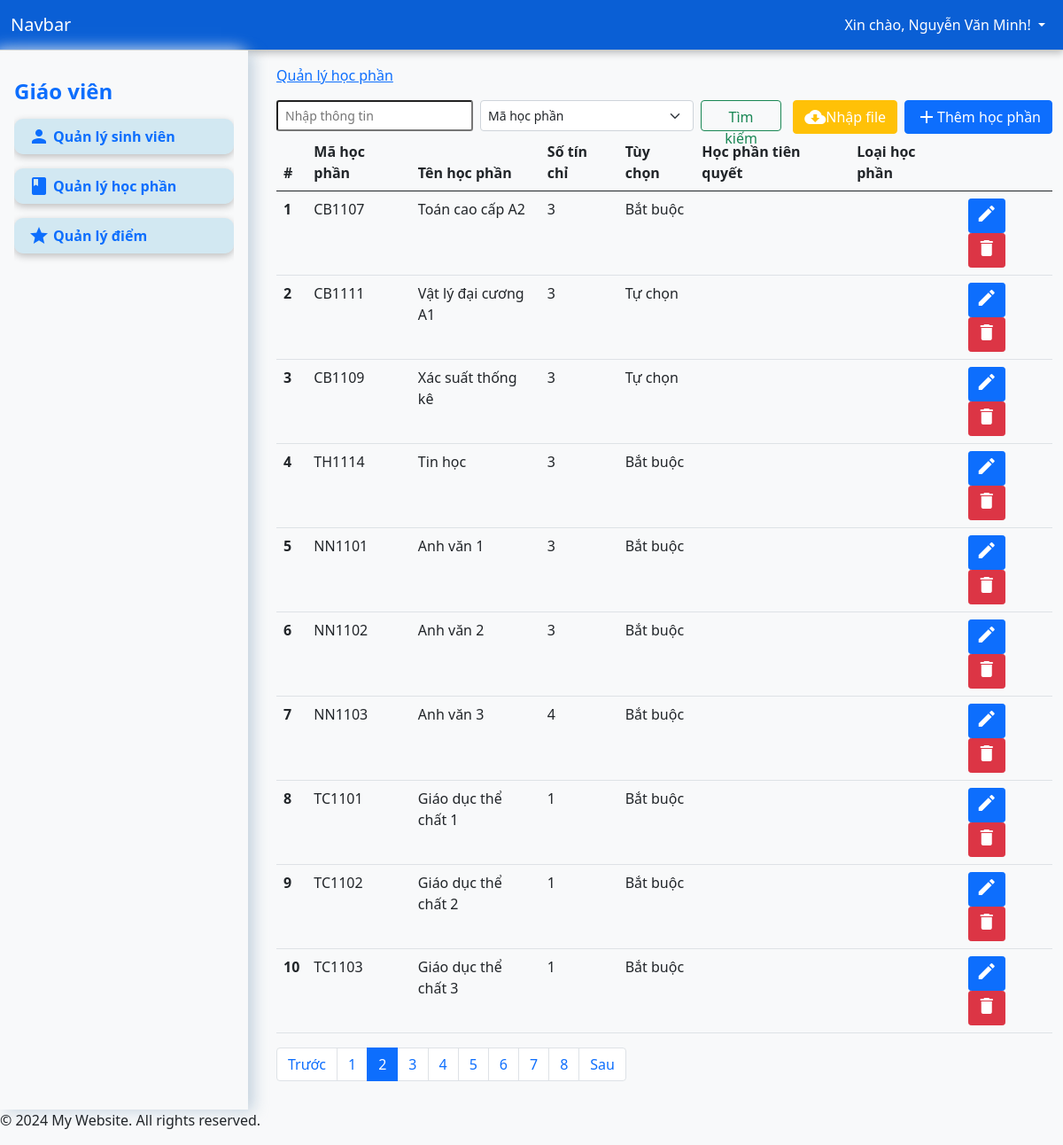
/?page=courses&num=2 (signed in), run on the app's committed database.
### tables this page shows
CREATE TABLE `courses` (
  `id` int(11) NOT NULL,
  `course_code` varchar(50) NOT NULL,
  `course_name` varchar(255) NOT NULL,
  `credits` int(11) NOT NULL,
  `optional` enum('Bắt buộc','Tự chọn') DEFAULT 'Bắt buộc',
  `accumulation` enum('Tích lũy','Không tích lũy') DEFAULT 'Tích lũy',
  `pre_course` varchar(50) DEFAULT NULL
);

### app/controller/CourseController.php (called while the page is built, shortened)
<?php
class CourseController
{
    private $conn;
    public function __construct($conn)
    {
        $this->conn = $conn;
    }
    public function index($limit, $offset)
    {
        $query = "SELECT c.*, pre_c.course_name AS pre_course_name FROM courses c LEFT JOIN courses pre_c ON c.pre_course = pre_c.course_code" . (($limit !== null && $offset !== null) ? " LIMIT $limit OFFSET $offset" : "");
        $result = mysqli_query($this->conn, $query);
        $courses = mysqli_fetch_all($result, MYSQLI_ASSOC);
        return $courses;
    }
    public function count()
    {
        $query = "SELECT COUNT(*) as total FROM courses";
        $result = mysqli_query($this->conn, $query);
        $row = mysqli_fetch_assoc($result);
        return $row['total'];
    }
}

### app/views/pages/courses.php (the view, shortened to what this page needs)
<?php
require_once "app/controller/CourseController.php";
$courseController = new CourseController($conn);
$page = isset($_GET['num']) ? (int)$_GET['num'] : 1;
$page = max($page, 1);
$limit = 10;
$offset = ($page - 1) * $limit;
$search = isset($_POST['search']) ? $_POST['search'] : '';
$search_by = isset($_POST['search_by']) ? $_POST['search_by'] : '';
$all_courses = $courseController->index(null,null);
if ($search && $search_by) {
    $courses = $courseController->search($search, $search_by);
    $total_courses = count($courses);
    $total_pages = 1;
} else {
    $courses = $courseController->index($limit, $offset);
    $total_courses = $courseController->count();
    $total_pages = ceil($total_courses / $limit);
}
?>
<nav aria-label="Page navigation">
    <form class="d-flex float-start" method="post" style="height: 35px;">
        <input class="form-control-sm me-2" name="search" type="search" placeholder="Nhập thông tin" aria-label="Search" required>
        <select class="form-select form-select-sm me-2" name="search_by">
            <option value="course_code" selected>Mã học phần</option>
        </select>
        <button class="btn btn-outline-success" type="submit" style="width:200px;">Tìm kiếm</button>
    </form>
    <button type="button" class="btn btn-primary float-end d-flex align-items-center ms-2" data-bs-toggle="modal" data-bs-target="#addCourseModal"><i class="material-icons">add</i> Thêm học phần</button>
    <button type="button" class="btn btn-warning float-end d-flex align-items-center text-white" data-bs-toggle="modal" data-bs-target="#importFileModal"><i class="material-icons">cloud_download</i> Nhập file</button>
    <table class="table">
        <thead>
            <tr>
                <th scope="col">#</th>
                <th scope="col">Mã học phần</th>
                <th scope="col">Tên học phần</th>
                <th scope="col">Số tín chỉ</th>
                <th scope="col">Tùy chọn</th>
                <th scope="col">Học phần tiên quyết</th>
                <th scope="col">Loại học phần</th>
                <th scope="col"></th>
            </tr>
        </thead>
        <tbody>
            <?php foreach ($courses as $index => $course): ?>
                <tr>
                    <th scope="row"><?php echo $index + 1; ?></th>
                    <td><?php echo htmlspecialchars($course['course_code']); ?></td>
                    <td class="col-2"><?php echo htmlspecialchars($course['course_name']); ?></td>
                    <td><?php echo htmlspecialchars($course['credits']); ?></td>
                    <td><?php echo $course['optional']; ?></td>
                    <td><?php echo htmlspecialchars($course['pre_course_name']); ?></td>
                    <td><?php echo htmlspecialchars($course['accumulation']); ?></td>
                    <td>
                        <button class="btn btn-primary btn-sm" data-bs-toggle="modal" data-bs-target="#editCourseModal"
                            data-id="<?php echo $course['id']; ?>"
                            data-course_code="<?php echo htmlspecialchars($course['course_code']); ?>"
                            data-course_name="<?php echo htmlspecialchars($course['course_name']); ?>"
                            data-credits="<?php echo htmlspecialchars($course['credits']); ?>"
                            data-optional="<?php echo $course['optional']; ?>"
                            data-pre_course="<?php echo htmlspecialchars($course['pre_course']); ?>"
                            data-accumulation="<?php echo htmlspecialchars($course['accumulation']); ?>">
                            <i class="material-icons">edit</i>
                        </button>
                        <form action="app/controller/CourseController.php" method="POST" style="display:inline;">
                            <button type="submit" class="btn btn-danger btn-sm"><i class="material-icons">delete</i></button>
                        </form>
                    </td>
                </tr>
            <?php endforeach; ?>
        </tbody>
    </table>
    <ul class="pagination">
        <li class="page-item <?php if ($page <= 1) echo 'disabled'; ?>">
            <a class="page-link" href="?page=courses&num=<?php echo $page - 1; ?>">Trước</a>
        </li>
        <?php for ($i = 1; $i <= $total_pages; $i++): ?>
            <li class="page-item <?php if ($page == $i) echo 'active'; ?>">
                <a class="page-link" href="?page=courses&num=<?php echo $i; ?>"><?php echo $i; ?></a>
            </li>
        <?php endfor; ?>
        <li class="page-item <?php if ($page >= $total_pages) echo 'disabled'; ?>">
            <a class="page-link" href="?page=courses&num=<?php echo $page + 1; ?>">Sau</a>
        </li>
    </ul>
</nav>

### data on the page
courses: course_code "CB1107", course_name "Toán cao cấp A2", credits "3", optional "Bắt buộc"
courses: course_code "CB1111", course_name "Vật lý đại cương A1", credits "3", optional "Tự chọn"
courses: course_code "CB1109", course_name "Xác suất thống kê", credits "3", optional "Tự chọn"
courses: course_code "TH1114", course_name "Tin học", credits "3", optional "Bắt buộc"
courses: course_code "NN1101", course_name "Anh văn 1", credits "3", optional "Bắt buộc"
courses: course_code "NN1102", course_name "Anh văn 2", credits "3", optional "Bắt buộc"
courses: course_code "NN1103", course_name "Anh văn 3", credits "4", optional "Bắt buộc"
courses: course_code "TC1101", course_name "Giáo dục thể chất 1", credits "1", optional "Bắt buộc"
courses: course_code "TC1102", course_name "Giáo dục thể chất 2", credits "1", optional "Bắt buộc"
courses: course_code "TC1103", course_name "Giáo dục thể chất 3", credits "1", optional "Bắt buộc"

### other printed values
$_SESSION['auth_user']['username'] "Nguyễn Văn Minh"
$page_titles[$_GET['page']] "Quản lý học phần"
